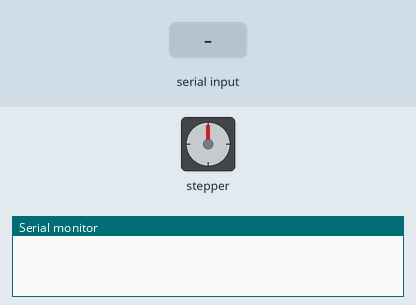
This sketch was run on a simulated Arduino Uno, built with avr-gcc and run on an emulated ATmega328P. On the bench: stepper motor, the last lines printed to the serial monitor. The test bench sets the inputs (shaded band). Stepper angles assume 2048 steps per turn.

Above: at 1.2 s.
1.3 s: "200\n" received over Serial
At 2.7 s:
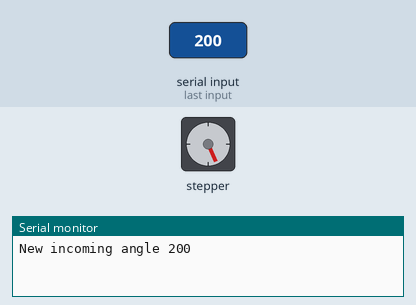
3.1 s: "90,45\n" received over Serial
At 3.6 s:
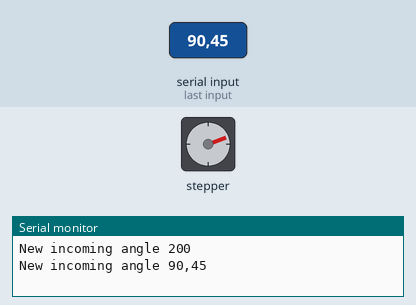
4.7 s: "30,150\n" received over Serial
At 5.5 s:
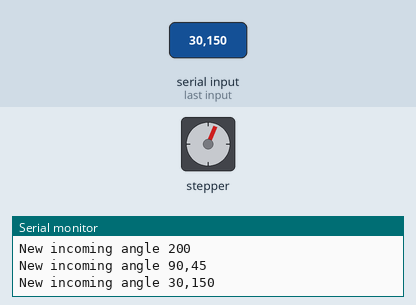
Timing chart, 0 to 7.7 s (numbered marks = the images above; inputs shaded):
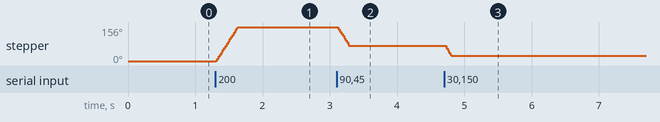

The sketch:

serial_control_proportial_stepper_lib.ino
```cpp
/*
 *   Basic example code for controlling a stepper without library
 *
 *   by Dejan, https://howtomechatronics.com
 */
#include <AccelStepper.h>

// Define a stepper and the pins it will use
AccelStepper stepper;

// MS2(-)	MS1(-)	Steps(-)	Interpolation(-)	Mode(-)
// GND	VIO	1⁄2	1⁄256	stealthChop2
// VIO	GND	1⁄4	1⁄256	stealthChop2
// GND	GND	1⁄8	1⁄256	stealthChop2   // nothing connected to ms1 or 2. So 1/8 of 1.8 degrees is 1/8 * 1.8 = 0.225 degrees. so 800 below would be 180 degrees
// VIO	VIO	1⁄16	1⁄256	stealthChop2  // if i wanted max res: 1/16 of 1.8 degrees is (1/16) * 1.8 = 0.1125 degrees...

const float resolution  = 0.225; // put your step resolution here
int step_degree(float desired_degree){
    return desired_degree / resolution;
}

const byte numChars = 32;
char receivedChars[numChars];   // an array to store the received data

boolean newData = false;

float num_degrees_to_change_by;
float incoming_absolute_degrees = 45;
float new_angle_to_change_to;
int incoming_absolute_steps = 0;
float cur_abs_degrees = 0;


void setup() {
  Serial.begin(9600);
  stepper.setMaxSpeed(4000);
  stepper.setSpeed(4000);
  // stepper.setAcceleration(500);
}

void recvWithEndMarker() {
    static byte ndx = 0;
    char endMarker = '\n';
    char rc;

    while (Serial.available() > 0 && newData == false) {
        rc = Serial.read();

        if (rc != endMarker) {
            receivedChars[ndx] = rc;
            ndx++;
            if (ndx >= numChars) {
                ndx = numChars - 1;
            }
        }
        else {
            receivedChars[ndx] = '\0'; // terminate the string
            ndx = 0;
            newData = true;
        }
    }
}

void loop()
{

  recvWithEndMarker();
  if (newData == true) {

        newData = false;
        incoming_absolute_degrees = atof(receivedChars);

        // math for num_degrees_to_change_by. steppers are relative but we can track absolute position without skipped steps
        // we start at 0 degrees, if 100 comes in, we should go to +100, if -100 comes in we should go to -100

        // e.g. then we are at -100, if +100 comes in we should change by 200 degrees, if -100, then 0,
        // if 0 comes in, we should change by +100
        // +100 - (-100) = 200
        // -100 - (-100) = 0 stay same
        // 0 - (-100) = 100

        num_degrees_to_change_by = incoming_absolute_degrees - cur_abs_degrees;
        incoming_absolute_steps = step_degree(incoming_absolute_degrees);
        cur_abs_degrees = incoming_absolute_degrees;

        int num_steps = step_degree(num_degrees_to_change_by);
        Serial.print("New incoming angle ");
        Serial.println(receivedChars);
        // Serial.print("  num_degrees_to_change_by: ");
        // Serial.println(num_degrees_to_change_by);
  }


  // stepper.setCurrentPosition(incoming_absolute_steps);  // homes so nope

  // TODO would it be possible to go straight from pixel horizontal dist to the relative angle? study pinhole and do experiments and calculate foV horizontal

  // incoming_absolute_steps = 1000;
  stepper.moveTo(incoming_absolute_steps);

  // if (stepper.distanceToGo() == 0)
  //   {
  //       // Random change to speed, position and acceleration
  //       // Make sure we dont get 0 speed or accelerations
  //       delay(1000);
  //       stepper.moveTo(rand() % 1000);
  //   }


    // TODO PID position control is too jagged, should be velocity control instead?

  int chosen_speed = 4000;
  // int steps_to_go = stepper.distanceToGo();
  // Serial.println(steps_to_go);
  // if (steps_to_go > 0) {
  //   stepper.setSpeed(chosen_speed);
  // }
  // else if (steps_to_go < 0) {
  //   stepper.setSpeed(-chosen_speed);
  // }
  // else {
  //   stepper.setSpeed(0);
  // }

  stepper.setSpeed(4000);

  // stepper.setSpeed(1000);
  bool output = stepper.runSpeedToPosition();
  // bool output = stepper.runSpeed();
  // bool output = stepper.run();
  // Serial.println(output);
}
```

Measured:
- after the input at 1.3 s, stepper: turns 156° clockwise in 0.32 s, starting at once
- after the input at 3.1 s, stepper: turns 86° counter-clockwise in 0.18 s, starting at once
- after the input at 4.7 s, stepper: turns 47° counter-clockwise, starting at once
